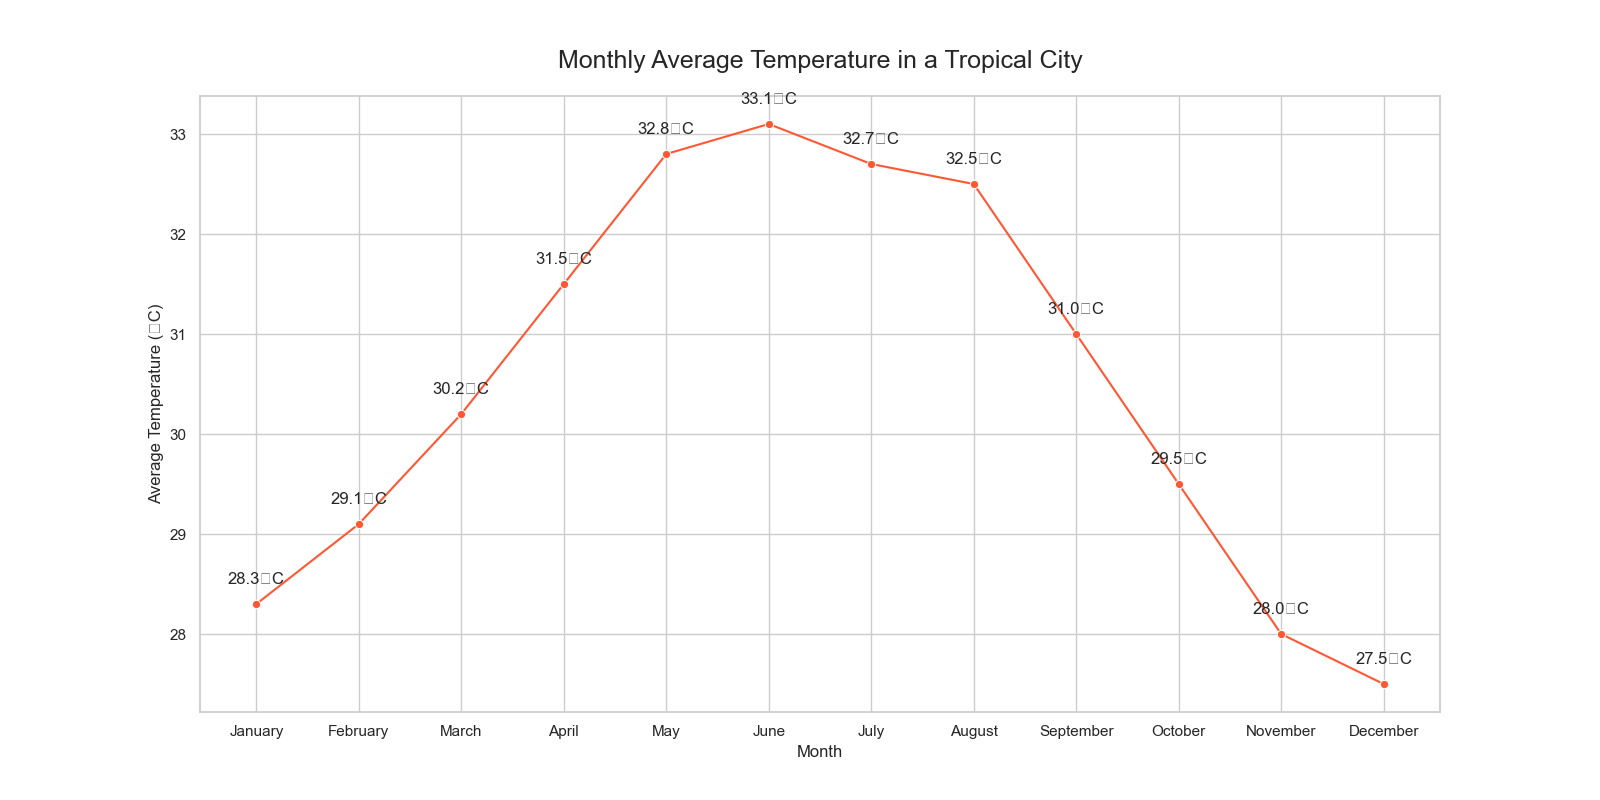

Generate this figure with Python:

import seaborn as sns
import pandas as pd
import matplotlib.pyplot as plt

# Data
data = {
    "Month": ["January", "February", "March", "April", "May", "June", 
              "July", "August", "September", "October", "November", "December"],
    "AverageTemperature": [28.3, 29.1, 30.2, 31.5, 32.8, 33.1, 32.7, 32.5, 31.0, 29.5, 28.0, 27.5]
}

# Create DataFrame
df = pd.DataFrame(data)

# Convert 'Month' to a categorical type to maintain month order in the plot
df['Month'] = pd.Categorical(df['Month'], categories=[
    "January", "February", "March", "April", "May", "June", 
    "July", "August", "September", "October", "November", "December"], ordered=True)

# Create the line plot
plt.figure(figsize=(16, 8))
sns.lineplot(x="Month", y="AverageTemperature", data=df, marker='o', color='#FF5733')

# Annotate each point with the temperature value
for i in range(df.shape[0]):
    plt.text(x=df['Month'][i], y=df['AverageTemperature'][i] + 0.2, s=f"{df['AverageTemperature'][i]}°C", 
             horizontalalignment='center')

# Set the title and labels
plt.title('Monthly Average Temperature in a Tropical City', fontsize=18, pad=20)
plt.xlabel('Month')
plt.ylabel('Average Temperature (°C)')

# Show the plot
plt.show()
